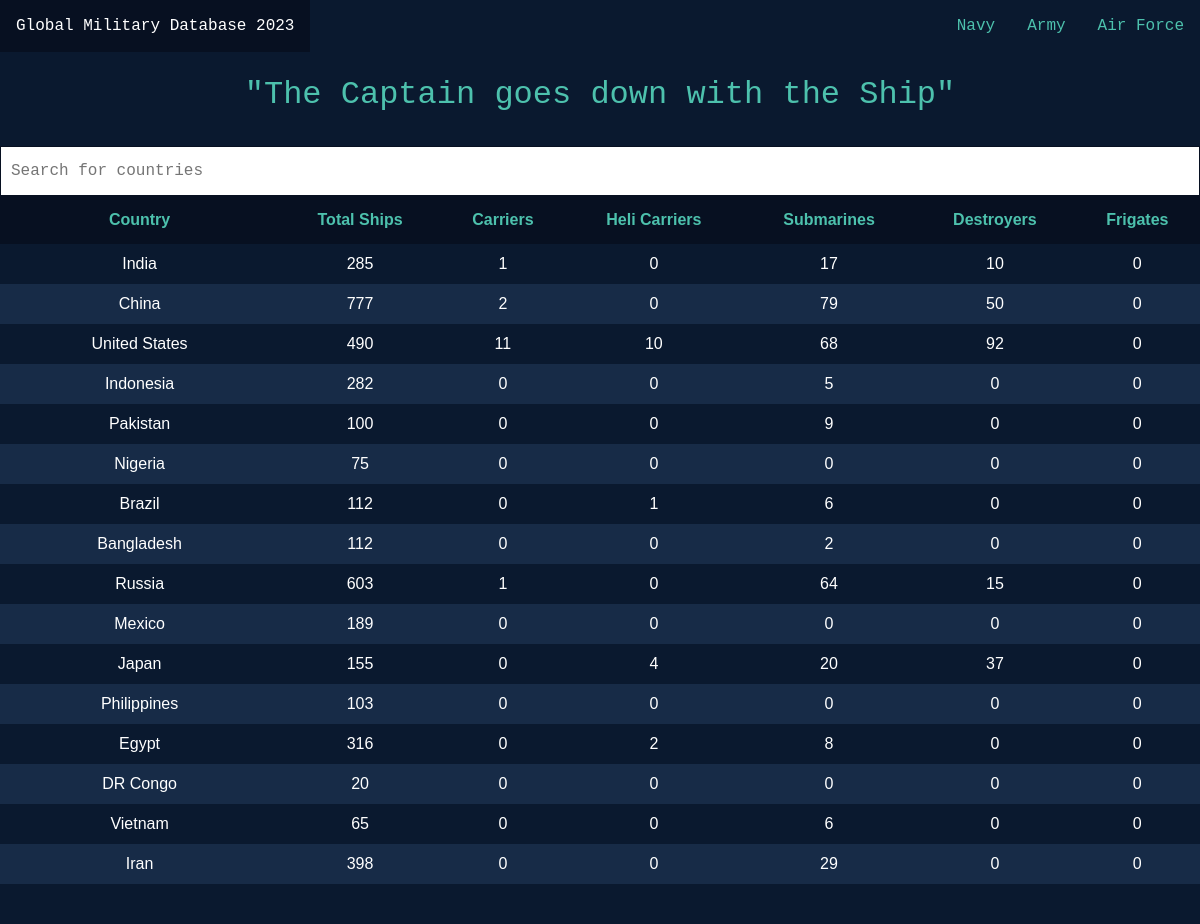
/navy, run on the app's committed database.
### tables this page shows
CREATE TABLE navy (
  country TEXT,
  totalShips INT,
  carriers INT NULL,
  heliCarriers TEXT NULL,
  subs INT NULL,
  destroyers INT NULL,
  frigates TEXT NULL
);

### app.py (the view)
@app.route("/navy")
def navy():
    naval_data = db.execute("select * from navy")
    return render_template("navy.html", naval_data = naval_data)

### app.py (called while the page is built)
@app.after_request
def after_request(response):
    response.headers["Cache-Control"] = "no-cache, no-store, must-revalidate"
    response.headers["Expires"] = 0
    response.headers["Pragma"] = "no-cache"
    return response

### templates/navy.html
{% extends "layout.html" %}
{% block body %}
<br>
<h2>"The Captain goes down with the Ship"</h2>
<br>
    <input type="text" id="srch" onkeyup="myFunction()" placeholder="Search for countries">
    <div class="tableFixHead">
        <table data-toggle="table" id="navy_table">
            <thead>
                <tr>
                    <th data-sortable="true">Country</th>
                    <th data-sortable="true">Total Ships</th>
                    <th data-sortable="true">Carriers</th>
                    <th data-sortable="true">Heli Carriers</th>
                    <th data-sortable="true">Submarines</th>
                    <th data-sortable="true">Destroyers</th>
                    <th data-sortable="true">Frigates</th>
                </tr>
            </thead>
            <tbody>
                {% for i in naval_data %}
                    <tr>
                        <td>{{ i.country }}</td>
                        <td>{{ i.totalShips }}</td>
                        <td>{{ i.carriers }}</td>
                        <td>{{ i.heliCarriers }}</td>
                        <td>{{ i.subs }}</td>
                        <td>{{ i.destroyers }}</td>
                        <td>{{ i.frigates }}</td>
                    </tr>
                {% endfor %}
            </tbody>
        </table>
    </div>
{% endblock %}

### static/styles.css (style rules this page uses)
.tableFixHead { overflow-y: auto; height: 700px; }
.tableFixHead thead th { position: sticky; top: 0px; }
#navy_table { font-family: Arial, Helvetica, sans-serif; color: white; border-collapse: collapse; width: 100%; background-color: #0A192F }
#navy_table td, #navy_table th { padding: 8px; }
#navy_table tr:nth-child(even) { background-color: #172B47; }
#navy_table th { padding-top: 12px; padding-bottom: 12px; text-align: center; background-color: #071021; color: #4DC1AD; }
#srch { background-color: white; border: 1px solid #071021; width: 100%; font-size: 16px; padding: 12px 20px 12px 10px; color: #4DC1AD; }
body { background-color: #0A192F; color: #ffffff; font-family: "Courier New", Courier, monospace; font-size: 1rem; font-weight: 400; line-height: 1.5; margin: 0; text-align: center; }
h2 { color: #4DC1AD; }

### data on the page
navy: country "India", totalShips "285", carriers "1", heliCarriers "0", subs "17", destroyers "10", frigates "0"
navy: country "China", totalShips "777", carriers "2", heliCarriers "0", subs "79", destroyers "50", frigates "0"
navy: country "United States", totalShips "490", carriers "11", heliCarriers "10", subs "68", destroyers "92", frigates "0"
navy: country "Indonesia", totalShips "282", carriers "0", heliCarriers "0", subs "5", destroyers "0", frigates "0"
navy: country "Pakistan", totalShips "100", carriers "0", heliCarriers "0", subs "9", destroyers "0", frigates "0"
navy: country "Nigeria", totalShips "75", carriers "0", heliCarriers "0", subs "0", destroyers "0", frigates "0"
navy: country "Brazil", totalShips "112", carriers "0", heliCarriers "1", subs "6", destroyers "0", frigates "0"
navy: country "Bangladesh", totalShips "112", carriers "0", heliCarriers "0", subs "2", destroyers "0", frigates "0"
navy: country "Russia", totalShips "603", carriers "1", heliCarriers "0", subs "64", destroyers "15", frigates "0"
navy: country "Mexico", totalShips "189", carriers "0", heliCarriers "0", subs "0", destroyers "0", frigates "0"
navy: country "Japan", totalShips "155", carriers "0", heliCarriers "4", subs "20", destroyers "37", frigates "0"
navy: country "Philippines", totalShips "103", carriers "0", heliCarriers "0", subs "0", destroyers "0", frigates "0"
navy: country "Egypt", totalShips "316", carriers "0", heliCarriers "2", subs "8", destroyers "0", frigates "0"
navy: country "DR Congo", totalShips "20", carriers "0", heliCarriers "0", subs "0", destroyers "0", frigates "0"
navy: country "Vietnam", totalShips "65", carriers "0", heliCarriers "0", subs "6", destroyers "0", frigates "0"
navy: country "Iran", totalShips "398", carriers "0", heliCarriers "0", subs "29", destroyers "0", frigates "0"
